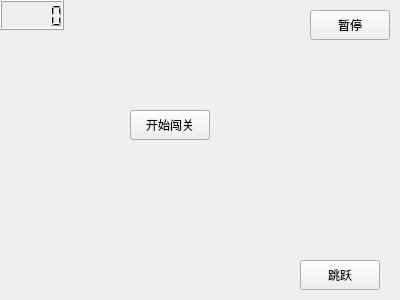
<?xml version="1.0" encoding="UTF-8"?>
<ui version="4.0">
 <class>gameinit</class>
 <widget class="QWidget" name="gameinit">
  <property name="geometry">
   <rect>
    <x>0</x>
    <y>0</y>
    <width>400</width>
    <height>300</height>
   </rect>
  </property>
  <property name="windowTitle">
   <string>Form</string>
  </property>
  <widget class="QPushButton" name="pushButton">
   <property name="geometry">
    <rect>
     <x>300</x>
     <y>260</y>
     <width>80</width>
     <height>30</height>
    </rect>
   </property>
   <property name="minimumSize">
    <size>
     <width>50</width>
     <height>30</height>
    </size>
   </property>
   <property name="text">
    <string>跳跃</string>
   </property>
  </widget>
  <widget class="QPushButton" name="pushButton_2">
   <property name="geometry">
    <rect>
     <x>310</x>
     <y>10</y>
     <width>80</width>
     <height>30</height>
    </rect>
   </property>
   <property name="minimumSize">
    <size>
     <width>50</width>
     <height>30</height>
    </size>
   </property>
   <property name="text">
    <string>暂停</string>
   </property>
  </widget>
  <widget class="QPushButton" name="pushButton_3">
   <property name="geometry">
    <rect>
     <x>130</x>
     <y>110</y>
     <width>80</width>
     <height>30</height>
    </rect>
   </property>
   <property name="minimumSize">
    <size>
     <width>50</width>
     <height>30</height>
    </size>
   </property>
   <property name="text">
    <string>开始闯关</string>
   </property>
  </widget>
  <widget class="QLCDNumber" name="lcdNumber">
   <property name="geometry">
    <rect>
     <x>0</x>
     <y>0</y>
     <width>64</width>
     <height>30</height>
    </rect>
   </property>
   <property name="minimumSize">
    <size>
     <width>50</width>
     <height>30</height>
    </size>
   </property>
  </widget>
 </widget>
 <resources/>
 <connections/>
</ui>
